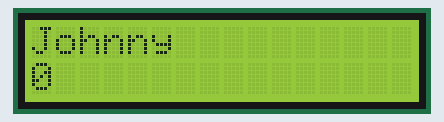
Simulated run of this sketch. Board: Arduino Uno, built with avr-gcc and run on an emulated ATmega328P. Shown: 16×2 character LCD.

Above: at 0.1 s.
At 4.1 s:
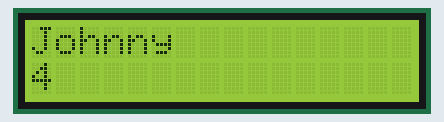
At 9.1 s:
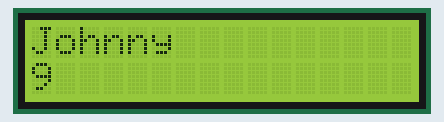
At 19.1 s:
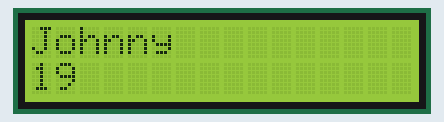
At 29.1 s:
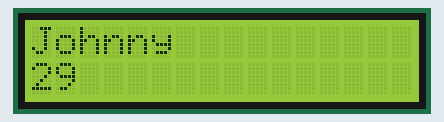
At 39.1 s:
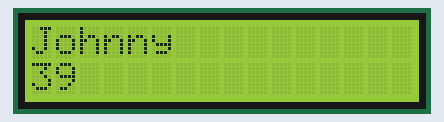

The sketch:

screen.ino
```cpp
/*
Arduino Screen Lab

In this lab, you will be using the LiquidCrystal library in order to print your name and a second counter.

Documentation:
https://www.arduino.cc/en/Reference/LiquidCrystalConstructor
https://www.arduino.cc/en/Reference/LiquidCrystalPrint
https://www.arduino.cc/en/Reference/LiquidCrystalSetCursor

*/

// Include the LiquidCrystal library
#include <LiquidCrystal.h>

// Initialize a variable 'lcd' from the type 'LiquidCrystal'
// Pass the digital pins connected to rs, en, d4, d5, d6, d7 as parameters
LiquidCrystal lcd(12, 11, 5, 4, 3, 2);

void setup() {
    // Tell lcd the number of columns and number of rows on our display (16,2)
    lcd.begin(16,2);
    // By default, the cursor is at (0,0). Print your name.
    lcd.print("Johnny");
}

void loop() {
    // Now, set cursor to the second row
    lcd.setCursor(0,1);
    // Print the number of seconds since reset using the millis() function
    lcd.print(millis() /1000);
}
```

Measured:
- what the display in image 1 shows lasts 1.0 s, from 4.0 s to 5.0 s
